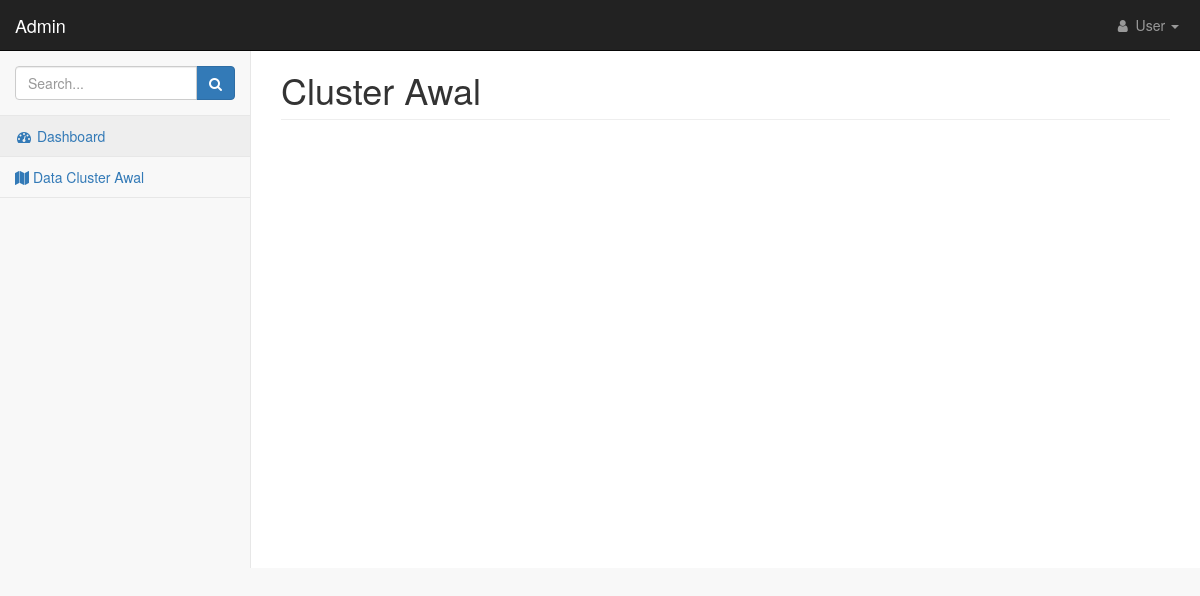
/pages/data_clusterawal.php, run on an earlier commit of the app's database.
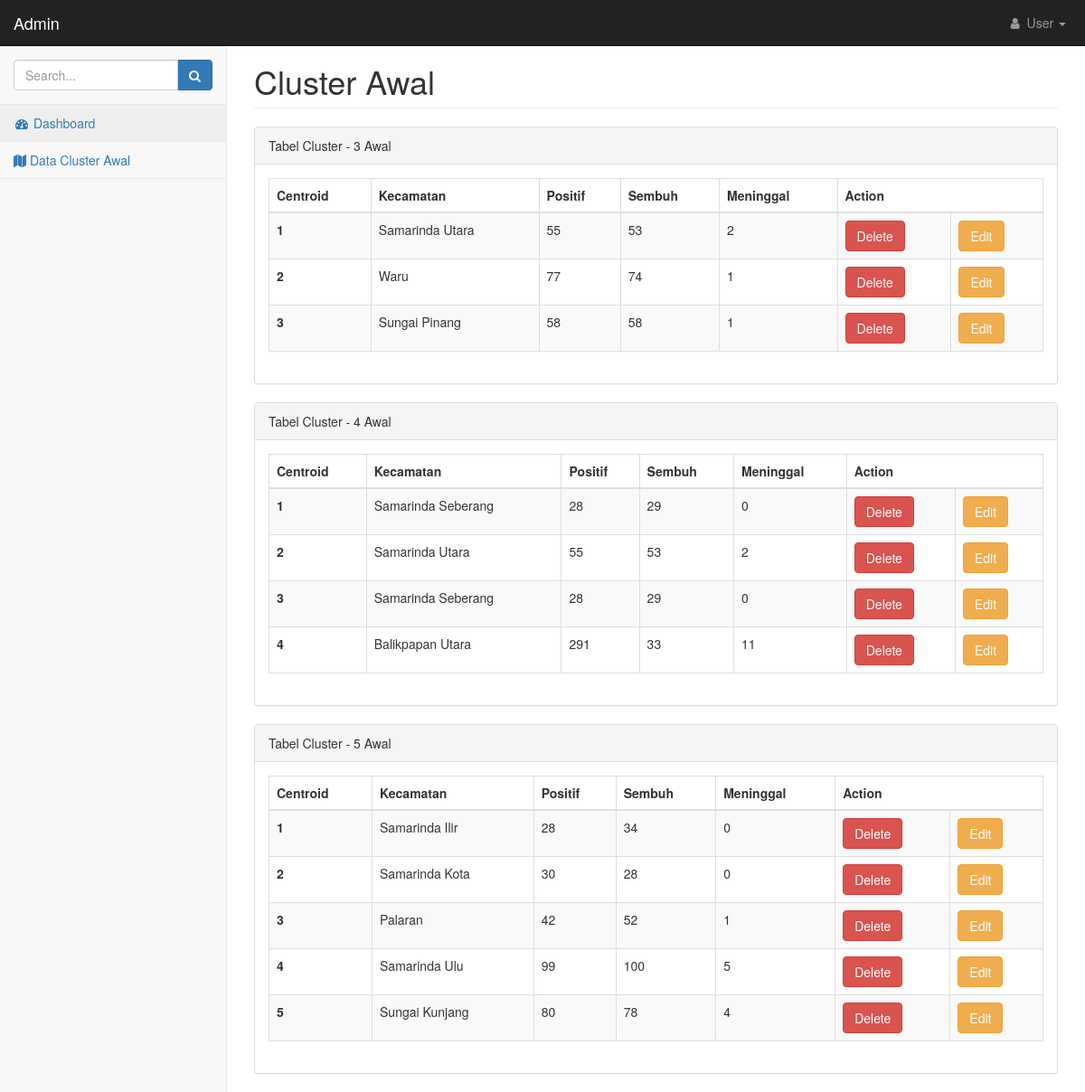
And on a later commit of the database.
### tables this page shows
CREATE TABLE `tb_jumlah_cluster` (
  `id` int(11) NOT NULL,
  `jumlah_cluster` int(11) NOT NULL
);

CREATE TABLE `centroid_awal` (
  `id` int(11) NOT NULL,
  `no_centroid` int(11) NOT NULL,
  `id_covid` int(11) NOT NULL,
  `id_jumlah_cluster` int(11) NOT NULL
);

CREATE TABLE `marker` (
  `id_marker` int(11) NOT NULL,
  `kecamatan` varchar(100) NOT NULL,
  `latitude` varchar(100) NOT NULL,
  `longitude` varchar(100) NOT NULL
);

CREATE TABLE `covid` (
  `id_covid` int(11) NOT NULL,
  `id_marker` int(11) NOT NULL,
  `positif` varchar(100) NOT NULL,
  `sembuh` varchar(100) NOT NULL,
  `meninggal` varchar(100) NOT NULL
);

### pages/data_clusterawal.php (the view, shortened to what this page needs)
<?php
include '../aksi/koneksi.php';
?>
<!DOCTYPE html>
<html lang='en'>
<head>
    <link href='../css/bootstrap.min.css' rel='stylesheet'>
    <link href='../css/metisMenu.min.css' rel='stylesheet'>
    <link href='../css/timeline.css' rel='stylesheet'>
    <link href='../css/startmin.css' rel='stylesheet'>
    <link href='../css/morris.css' rel='stylesheet'>
    <link href='../css/font-awesome.min.css' rel='stylesheet' type='text/css'>
</head>
<body>
    <div id="wrapper">
        <nav class="navbar navbar-inverse navbar-fixed-top" role="navigation">
            <div class="navbar-header">
                <a class="navbar-brand" href="dashboard.php">Admin</a>
            </div>
            <ul class="nav navbar-right navbar-top-links">
                <li class="dropdown">
                    <a class="dropdown-toggle" data-toggle="dropdown" href="#">
                        <i class="fa fa-user fa-fw"></i> User <b class="caret"></b>
                    </a>
                </li>
            </ul>
            <div class="navbar-default sidebar" role="navigation">
                <div class="sidebar-nav navbar-collapse">
                    <ul class="nav" id="side-menu">
                        <li class="sidebar-search">
                            <div class="input-group custom-search-form">
                                <input type="text" class="form-control" placeholder="Search...">
                                <span class="input-group-btn">
                                    <button class="btn btn-primary" type="button">
                                        <i class="fa fa-search"></i>
                                    </button>
                                </span>
                            </div>
                        </li>
                        <li>
                            <a href="dashboard.php" class="active"><i class="fa fa-dashboard fa-fw"></i> Dashboard</a>
                        </li>
                        <li>
                            <a href="data_clusterawal.php"><i class="fa fa-map" aria-hidden="true"></i> Data Cluster Awal</a>
                        </li>
                    </ul>
                </div>
            </div>
        </nav>
        <div id="page-wrapper">
            <div class="container-fluid">
                <div class="row">
                    <div class="col-lg-12">
                        <h1 class="page-header">Cluster Awal</h1>
                    </div>
                </div>
                <div class="row">
                    <div class="col-lg-12">
                        <?php
                        $query1 = "SELECT * FROM tb_jumlah_cluster";
                        $sql1 = mysqli_query($koneksi, $query1);
                        $cluster = mysqli_fetch_all($sql1);
                        foreach ($cluster as $row) {
                        ?>
                            <div class="panel panel-default">
                                <div class="panel-heading">
                                    Tabel Cluster - <?= $row[1]; ?> Awal
                                </div>
                                <div class="panel-body">
                                    <div class="table-responsive">
                                        <?php
                                        $query1 = "SELECT centroid_awal.no_centroid,marker.kecamatan,covid.positif,covid.sembuh,covid.meninggal FROM `centroid_awal` LEFT JOIN covid ON centroid_awal.id_covid=covid.id_covid LEFT JOIN marker ON covid.id_marker=marker.id_marker LEFT JOIN tb_jumlah_cluster ON centroid_awal.id_jumlah_cluster=tb_jumlah_cluster.id WHERE id_jumlah_cluster=" . $row[0]." ORDER BY centroid_awal.no_centroid ASC";
                                        $sql1 = mysqli_query($koneksi, $query1);
                                        $row1 = mysqli_fetch_all($sql1);
                                        ?>
                                        <table class="table table-striped table-bordered table-hover" id="dataTables-example">
                                            <thead>
                                                <tr>
                                                    <th>Centroid</th>
                                                    <th>Kecamatan</th>
                                                    <th>Positif</th>
                                                    <th>Sembuh</th>
                                                    <th>Meninggal</th>
                                                    <th colspan="2">Action</th>
                                                </tr>
                                            </thead>
                                            <?php
                                            foreach ($row1 as $value) {
                                                echo "<tr><th>" . $value[0] . "</th>
                                                    <td>" . $value[1] . "</td>
                                                    <td>" . $value[2] . "</td>
                                                    <td>" . $value[3] . "</td>
                                                    <td>" . $value[4] . "</td>
                                                    <td width> <a href='../aksi/proses_delete.php?id_del = ' class='btn btn-danger'>Delete</a></td>
                                                    <td>
                                                    <a href='ubah_data_marker.php?id_edit =' class='btn btn-warning'>Edit</a></td></td>";
                                            }
                                            ?>
                                        </table>
                                    </div>
                                </div>
                            </div>
                        <?php
                        }
                        ?>
                    </div>
                </div>
            </div>
</body>
</html>

### css/startmin.css (style rules this page uses)
body { background-color: #f8f8f8; }
#wrapper { width: 100%; }
#page-wrapper { padding-top: 30px; min-height: 568px; background-color: #fff; }
@media (min-width:768px) { #page-wrapper { position: inherit; margin-left: 250px; padding: 30px 15px 0 15px; border-left: 1px solid #e7e7e7; } }
.navbar-header { float: left; }
.navbar-right { text-align: right; }
.navbar-top-links { margin: 0; }
.navbar-top-links li { display: inline-block; }
.navbar-top-links li:last-child { margin-right: 6px; }
.navbar-top-links li a { padding: 15px; min-height: 50px; }
.navbar-top-links>li>a { color: #999; }
.sidebar .sidebar-nav.navbar-collapse { padding-right: 0; padding-left: 0; }
.sidebar .sidebar-search { padding: 15px; }
.sidebar ul li { border-bottom: 1px solid #e7e7e7; }
.sidebar ul li a.active { background-color: #eee; }
@media (min-width:768px) { .sidebar { z-index: 1; position: absolute; width: 250px; margin-top: 51px; } }

What changed in the data, as far as the page shows it:
added tb_jumlah_cluster: jumlah_cluster "3"
added centroid_awal: no_centroid "1", marker.kecamatan "Samarinda Utara", id_covid.positif "55", id_covid.sembuh "53", id_covid.meninggal "2", shown under "3"
added centroid_awal: no_centroid "2", marker.kecamatan "Waru", id_covid.positif "77", id_covid.sembuh "74", id_covid.meninggal "1", shown under "3"
added centroid_awal: no_centroid "3", marker.kecamatan "Sungai Pinang", id_covid.positif "58", id_covid.sembuh "58", id_covid.meninggal "1"
added tb_jumlah_cluster: jumlah_cluster "4"
added centroid_awal: no_centroid "1", marker.kecamatan "Samarinda Seberang", id_covid.positif "28", id_covid.sembuh "29", id_covid.meninggal "0", shown under "4"
added centroid_awal: no_centroid "2", marker.kecamatan "Samarinda Utara", id_covid.positif "55", id_covid.sembuh "53", id_covid.meninggal "2", shown under "4"
added centroid_awal: no_centroid "3", marker.kecamatan "Samarinda Seberang", id_covid.positif "28", id_covid.sembuh "29", id_covid.meninggal "0", shown under "4"
added centroid_awal: no_centroid "4", marker.kecamatan "Balikpapan Utara", id_covid.positif "291", id_covid.sembuh "33", id_covid.meninggal "11"
added tb_jumlah_cluster: jumlah_cluster "5"
added centroid_awal: no_centroid "1", marker.kecamatan "Samarinda Ilir", id_covid.positif "28", id_covid.sembuh "34", id_covid.meninggal "0", shown under "5"
added centroid_awal: no_centroid "2", marker.kecamatan "Samarinda Kota", id_covid.positif "30", id_covid.sembuh "28", id_covid.meninggal "0", shown under "5"
added centroid_awal: no_centroid "3", marker.kecamatan "Palaran", id_covid.positif "42", id_covid.sembuh "52", id_covid.meninggal "1", shown under "5"
added centroid_awal: no_centroid "4", marker.kecamatan "Samarinda Ulu", id_covid.positif "99", id_covid.sembuh "100", id_covid.meninggal "5"
added centroid_awal: no_centroid "5", marker.kecamatan "Sungai Kunjang", id_covid.positif "80", id_covid.sembuh "78", id_covid.meninggal "4"
